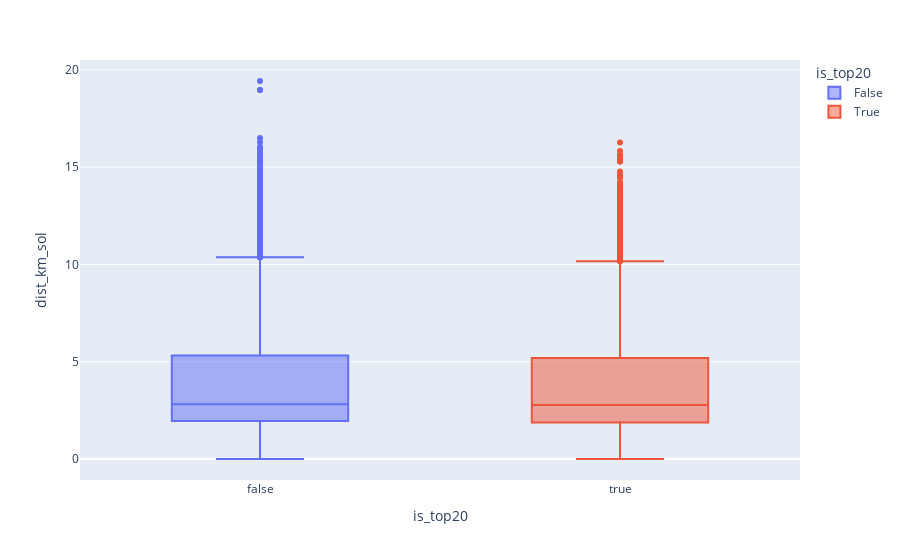

Notebook cell for this chart:
### Code cell
#Distancia Puerta del sol

px.box(
    data_frame=df,
    x="is_top20",
    y="dist_km_sol",
    color="is_top20",
)

### Figure 1 — Plotly figure (JSON) as saved in the notebook; plotly's stock layout.template omitted (floating-point values rounded to 4 significant figures; data arrays with more than 128 entries replaced by an {"elided": "..."} marker saying what was removed)
{"data": [{"alignmentgroup": "True", "hovertemplate": "is_top20=%{x}<br>dist_km_sol=%{y}<extra></extra>", "legendgroup": "False", "marker": {"color": "#636efa"}, "name": "False", "notched": false, "offsetgroup": "False", "orientation": "v", "showlegend": true, "type": "box", "x": {"elided": "16903 bool values"}, "x0": " ", "xaxis": "x", "y": {"elided": "16903 float values"}, "y0": " ", "yaxis": "y"}, {"alignmentgroup": "True", "hovertemplate": "is_top20=%{x}<br>dist_km_sol=%{y}<extra></extra>", "legendgroup": "True", "marker": {"color": "#EF553B"}, "name": "True", "notched": false, "offsetgroup": "True", "orientation": "v", "showlegend": true, "type": "box", "x": {"elided": "4117 bool values"}, "x0": " ", "xaxis": "x", "y": {"elided": "4117 float values"}, "y0": " ", "yaxis": "y"}], "layout": {"boxmode": "overlay", "legend": {"title": {"text": "is_top20"}, "tracegroupgap": 0}, "margin": {"t": 60}, "xaxis": {"anchor": "y", "categoryarray": [false, true], "categoryorder": "array", "domain": [0, 1], "title": {"text": "is_top20"}}, "yaxis": {"anchor": "x", "domain": [0, 1], "title": {"text": "dist_km_sol"}}}}
